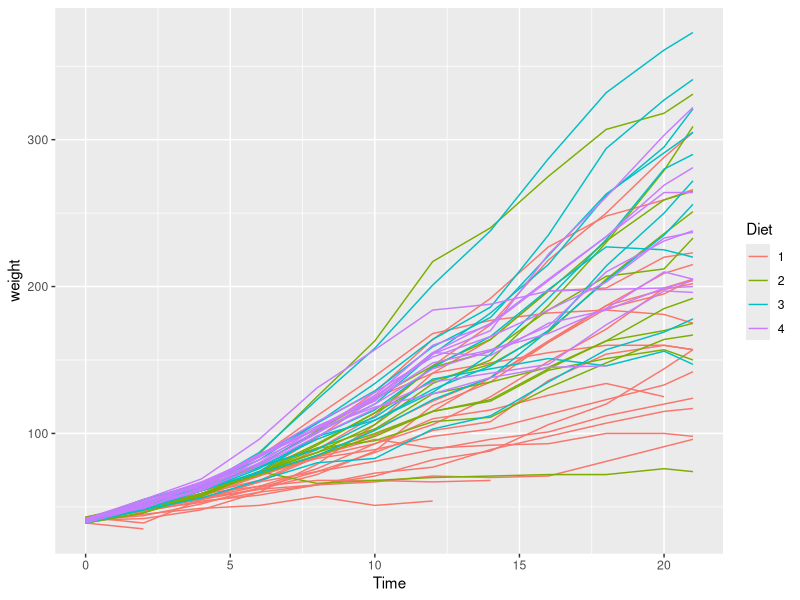
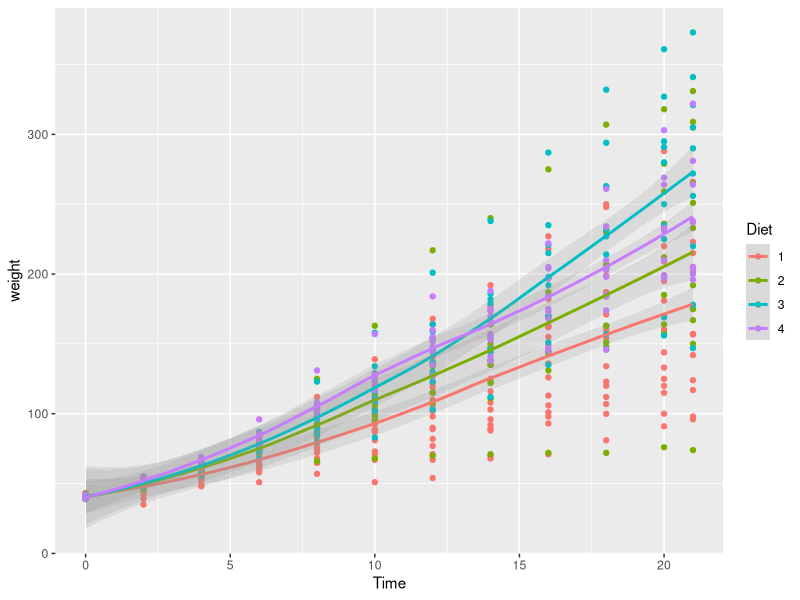
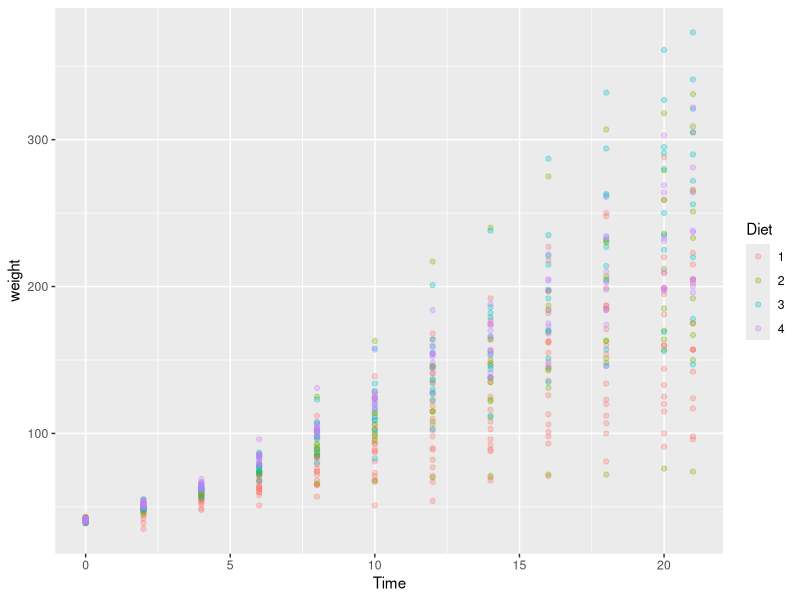
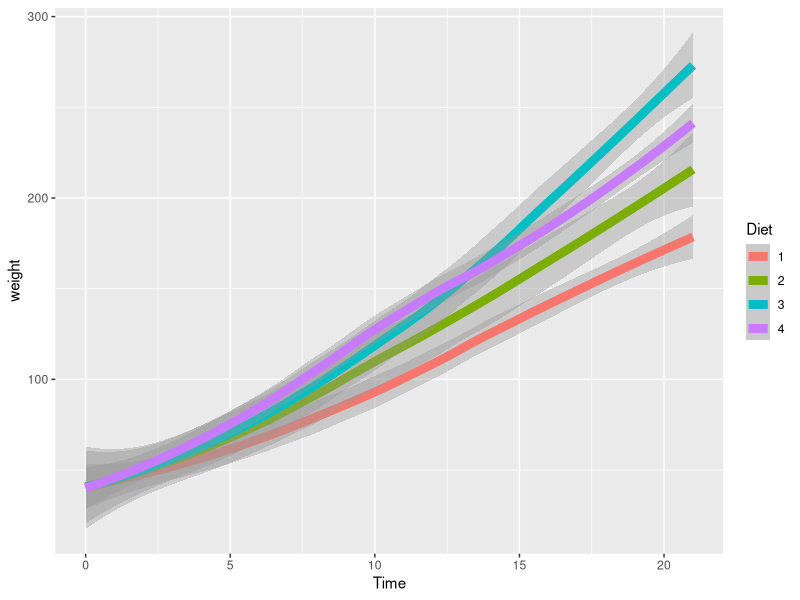
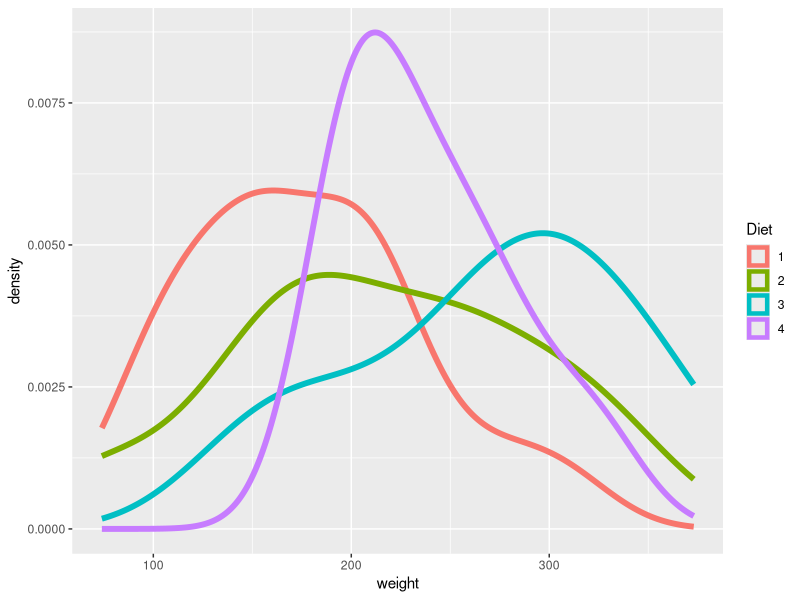
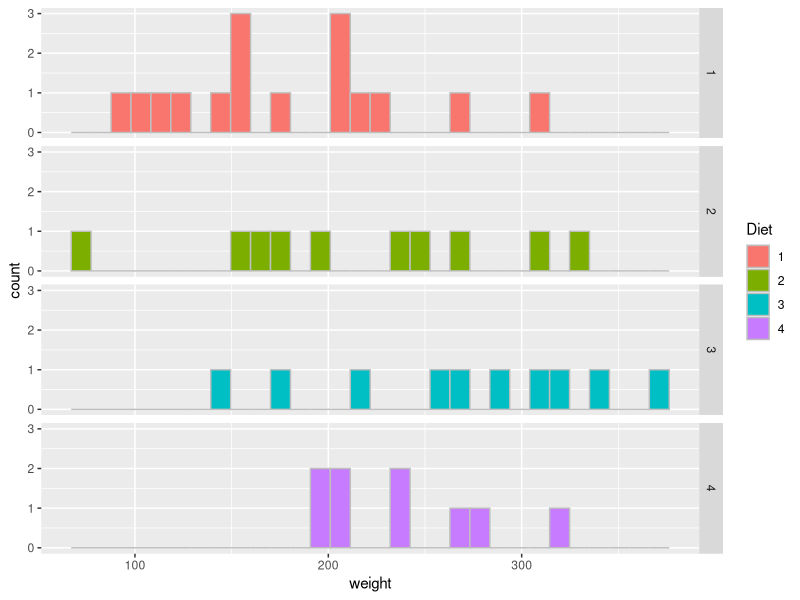
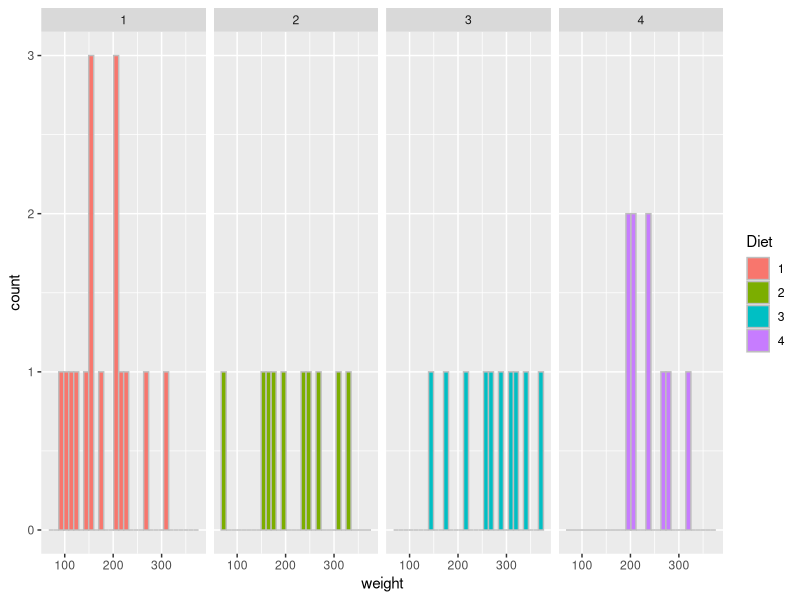
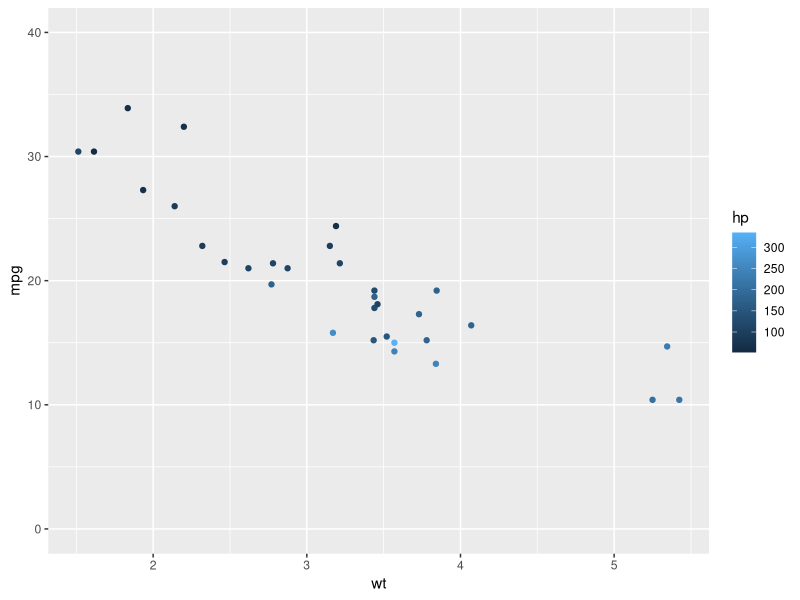

Write R code to recreate these figures, in order. (Note: this script raises an error after producing the figures.)
#install.packages("ggplot2")
library(ggplot2)

data("ChickWeight")
str(ChickWeight)
head(ChickWeight)

ggplot(data = ChickWeight,
       mapping = aes(x = Time, 
                     y = weight,
                     col = Diet,
                     group = Chick)) +
    geom_line()

ggplot(data = ChickWeight,
       mapping = aes(x = Time, 
                     y = weight,
                     col = Diet)) +
    geom_point(alph=.3) +
    geom_smooth(alpha=.2, size=1)

h <- ggplot(ChickWeight,
            aes(x = Time, y = weight, col = Diet))
h + geom_point(alpha=.3)    

h <- ggplot(ChickWeight,
            aes(x = Time, y = weight, col = Diet))
h + geom_smooth(alpha=.4, size=3)

ggplot(subset(ChickWeight, Time == 21),
       aes(x = weight, col = Diet)) +
    geom_density(size = 2)

ggplot(subset(ChickWeight, Time == 21),
       aes(x = weight, fill = Diet)) +
    geom_histogram(col = "grey", bindwidth = 50) +
    facet_grid(Diet ~ .)

ggplot(subset(ChickWeight, Time == 21),
       aes(x = weight, fill = Diet)) +
    geom_histogram(col = "grey", bindwidth = 50) +
    facet_grid(. ~ Diet)

data(mtcars)
str(mtcars)
head(mtcars)

p <- qplot(wt, mpg, col = hp, data = mtcars)
p + coord_cartesian(ylim = c(0, 40))
p + scale_color_continuous(breaks = c(100, 300))
p + guides(col = "colourbar")

m <- mtcars[1:10, ]
p %+% m

c <- ggplot(mtcars, aes(factor(cyl)))
c + geom_bar()
c + geom_bar(fill = "red")
c + geom_bar(col = "red")
c + geom_bar(fill = "yellow", col = "red")

k <- ggplot(mtcars, aes(factor(cyl), fill = factor(vs)))
k + geom_bar()

??movies
str(movies)

m <- ggplot(movies, aes(x = rating))
m + geom_histogram()
m + geom_histogram(aes(fill = ..count..))

data("economics")
str(economics)
head(economics)

b <- ggplot(economics, aes(x = date, y = unemploy))
b + geom_line()
b + geom_line(col = "red")
b + geom_line(col = "red", size = 3)
b + geom_line(col = "red", size = 2, linetype=1)
b + geom_line(col = "red", size = 2, linetype=2)
b + geom_line(col = "red", size = 2, linetype=3)
b + geom_line(col = "red", size = 2, linetype=4)

df <- data.frame(x = rnorm(5000), y = rnorm(5000))

h <- ggplot(df, aes(x, y))
h + geom_point()
h + geom_point(alpha = 0.5)
h + geom_point(alpha = 0.1)

h <- ggplot(df, aes(x, y))
h + geom_point(alpha = 0.2, col = "blue")

p <- ggplot(mtcars, aes(wt, mpg))
p + geom_point(size = 4)
p + geom_point(size = 4, aes(col = factor(cyl)))
p + geom_point(size = 4, aes(shape = factor(cyl)))

library(reshape2)
library(plyr)

rescale.01 <- function (x) (x - min(x)) / diff(range(x))
ec_scaled <- data.frame(date=economics$date,
                        colwise(rescale.01)(economics[, -(1:2)]))
ecm <- melt(ec_scaled, id = "date")

f <- ggplot(ecm, aes(date, value))
f + geom_line(aes(linetype = variable))

data(diamonds)
str(diamonds)
head(diamonds)

k <- ggplot(diamonds, aes(carat, ..density..))
k <- k + geom_histogram(binwidth = 0.2, fill = "steelblue") 
k + facet_grid(. ~ cut)
k + facet_grid(cut ~ .)

w <- ggplot(diamonds, aes(clarity, fill = cut))
w + geom_bar()
w + geom_bar(aes(order = desc(cut)))
